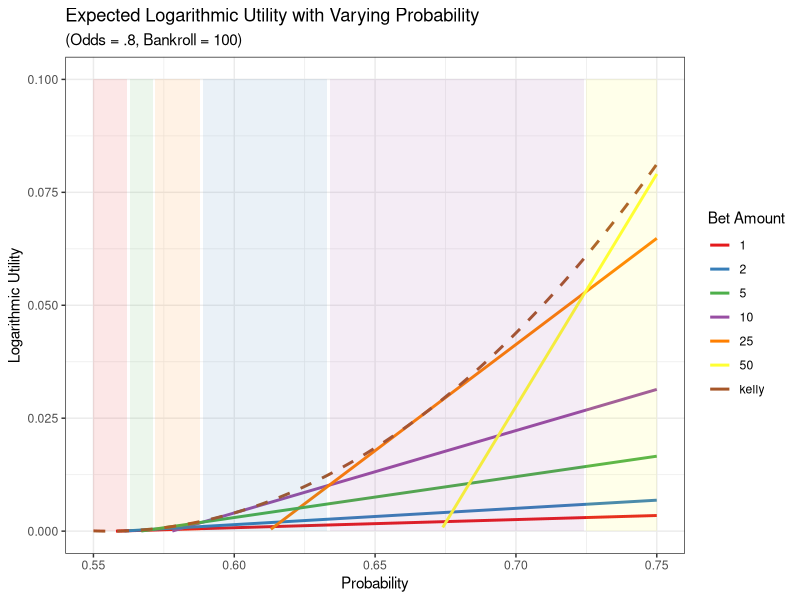
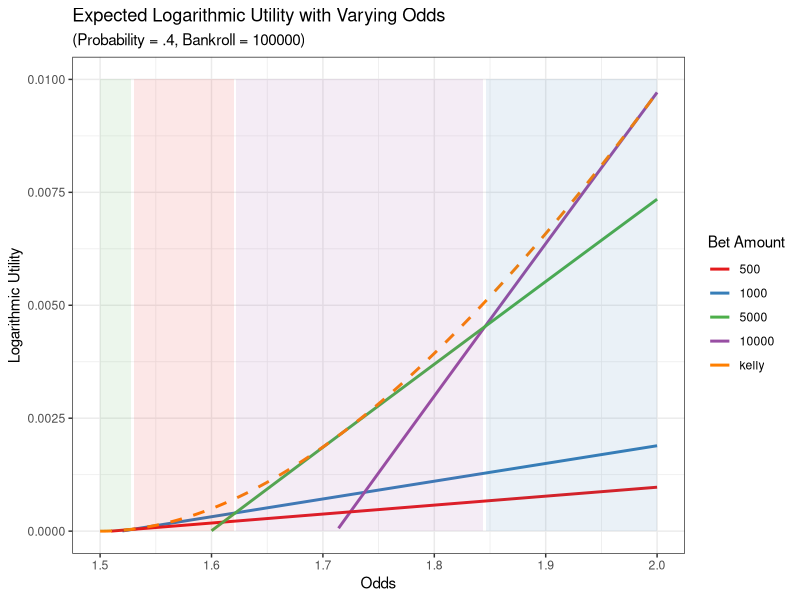
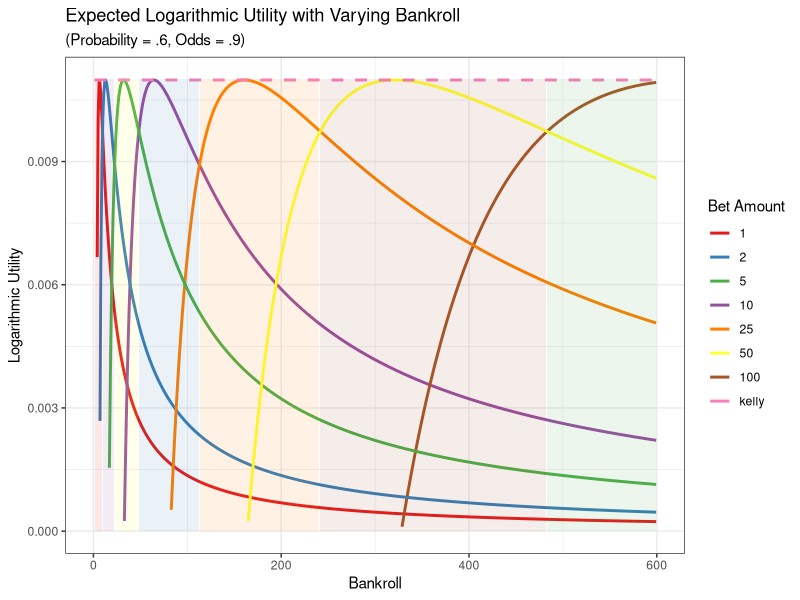

The R script that drew these images, in order:
library(tidyverse)
library(RColorBrewer)

log_utility <- function(bankroll, amount, probability, odds) {
  ifelse(amount >= bankroll, NA, 
         probability * log(1 + odds * amount / bankroll) + 
           (1 - probability) * log(1 - amount / bankroll))
}

kelly <- function(odds, probability) {
  (probability * (odds + 1) - 1) / odds
}

intersection <- function(f1, f2, x_lower, x_higher, accuracy = .001, epsilon = .001){
  result = data.frame(x_values = seq(x_lower, x_higher, by = accuracy)) %>%
    mutate(f1_values = f1(x_values), f2_values = f2(x_values), difference = abs(f2_values - f1_values))
  min_difference = min(result$difference)
  min_entry = result[result$difference == min_difference,]
  if(min_difference < epsilon){
    min_entry$x_values
  }
  else{
    NA
  }
}

my_colors <- RColorBrewer::brewer.pal(8, 'Set1')

# Varying Probability

odds = .8
probability = seq(0, 1, length.out = 1001)
bankroll = 100
amount = c(1, 2, 5, 10, 25, 50, "kelly")
univ = expand.grid(odds = odds, probability = probability, 
                   bankroll = bankroll, amount = amount, 
                   stringsAsFactors = FALSE) %>%
  mutate(
    amount_color = as.factor(amount),
    amount = ifelse(amount == "kelly", kelly(odds, probability) * bankroll, as.integer(amount)),
    utility = log_utility(bankroll = bankroll, odds = odds, 
                          probability = probability, amount = amount)) %>%
  mutate(is_kelly = ifelse(amount_color == "kelly", "Kelly", "non-Kelly"))

maxes = univ %>%
  filter(is_kelly == "non-Kelly") %>%
  group_by(odds, probability, bankroll) %>%
  slice(which.max(utility)) %>%
  select(odds, probability, bankroll, best_bet = amount_color, best_utility = utility)

univ %>%
  left_join(maxes) %>%
  ggplot(aes(x = probability, y = utility)) +
  geom_line(aes(color = amount_color, linetype = is_kelly), size = 1) + 
  # geom_ribbon(aes(ymin = 0, ymax = best_utility, fill = best_bet), alpha = .2) +
  geom_ribbon(aes(ymin = 0, ymax = .1, fill = best_bet), alpha = .1) +
  xlim(.55, .75) + 
  ylim(0, .1) +
  scale_colour_manual(name  ="Bet Amount", breaks = c("1", "2", "5", "10", "25", "50", "kelly"), values = my_colors) +
  scale_fill_manual(values = my_colors) +
  scale_linetype_manual(values = c("Kelly" = "dashed", "non-Kelly" = "solid")) + 
  guides(linetype = FALSE, fill = FALSE) +
  xlab("Probability") + 
  ylab("Logarithmic Utility") + 
  ggtitle("Expected Logarithmic Utility with Varying Probability", subtitle = "(Odds = .8, Bankroll = 100)") + 
  theme_bw() 

# Varying Odds

odds = seq(1, 3, length.out = 1001)
probability = .4
bankroll = 100000
amount = c(500, 1000, 5000, 10000, "kelly")
univ = expand.grid(odds = odds, probability = probability, 
                   bankroll = bankroll, amount = amount, 
                   stringsAsFactors = FALSE) %>%
  mutate(
    amount_color = as.factor(amount),
    amount = ifelse(amount == "kelly", kelly(odds, probability) * bankroll, as.integer(amount)),
    utility = log_utility(bankroll = bankroll, odds = odds, 
                          probability = probability, amount = amount)) %>%
  mutate(is_kelly = ifelse(amount_color == "kelly", "Kelly", "non-Kelly"))

maxes = univ %>%
  filter(is_kelly == "non-Kelly") %>%
  group_by(odds, probability, bankroll) %>%
  slice(which.max(utility)) %>%
  select(odds, probability, bankroll, best_bet = amount_color, best_utility = utility)

univ %>%
  left_join(maxes) %>%
  ggplot(aes(x = odds, y = utility)) +
  geom_line(aes(color = amount_color, linetype = is_kelly), size = 1) + 
  # geom_ribbon(aes(ymin = 0, ymax = best_utility, fill = best_bet), alpha = .2) +
  geom_ribbon(aes(ymin = 0, ymax = .01, fill = best_bet), alpha = .1) +
  xlim(1.5, 2) + 
  ylim(0, .01) +
  scale_colour_manual(name  ="Bet Amount", breaks = c("500", "1000", "5000", "10000", "kelly"), values = my_colors) +
  scale_fill_manual(values = my_colors) +
  scale_linetype_manual(values = c("Kelly" = "dashed", "non-Kelly" = "solid")) + 
  guides(linetype = FALSE, fill = FALSE) +
  xlab("Odds") + ylab("Logarithmic Utility") + 
  ggtitle("Expected Logarithmic Utility with Varying Odds", subtitle = "(Probability = .4, Bankroll = 100000)") + 
  theme_bw()

# Varying Bankroll

odds = .9
probability = .6
bankroll = seq(1, 1000, length.out = 1001)
amount = c(1, 2, 5, 10, 25, 50, 100, "kelly")
univ = expand.grid(odds = odds, probability = probability, 
                   bankroll = bankroll, amount = amount, 
                   stringsAsFactors = FALSE) %>%
  mutate(
    amount_color = as.factor(amount),
    amount = ifelse(amount == "kelly", kelly(odds, probability) * bankroll, as.integer(amount)),
    utility = log_utility(bankroll = bankroll, odds = odds, 
                          probability = probability, amount = amount)) %>%
  mutate(is_kelly = ifelse(amount_color == "kelly", "Kelly", "non-Kelly"))

maxes = univ %>%
  filter(is_kelly == "non-Kelly") %>%
  group_by(odds, probability, bankroll) %>%
  slice(which.max(utility)) %>%
  select(odds, probability, bankroll, best_bet = amount_color, best_utility = utility)

univ %>%
  left_join(maxes) %>%
  ggplot(aes(x = bankroll, y = utility)) +
  geom_line(aes(color = amount_color, linetype = is_kelly), size = 1) + 
  # geom_ribbon(aes(ymin = 0, ymax = best_utility, fill = best_bet), alpha = .2) +
  geom_ribbon(aes(ymin = 0, ymax = .011, fill = best_bet), alpha = .1) +  
  ylim(0, .011) + 
  xlim(0, 600) +
  scale_colour_manual(name  ="Bet Amount", breaks = c("1", "2", "5", "10", "25", "50", "100", "kelly"), values = my_colors) +
  scale_fill_manual(values = my_colors) +
  scale_linetype_manual(values = c("Kelly" = "dashed", "non-Kelly" = "solid")) + 
  guides(linetype=FALSE, fill = FALSE) +
  xlab("Bankroll") + ylab("Logarithmic Utility") + 
  ggtitle("Expected Logarithmic Utility with Varying Bankroll", subtitle = "(Probability = .6, Odds = .9)") + 
  theme_bw()
